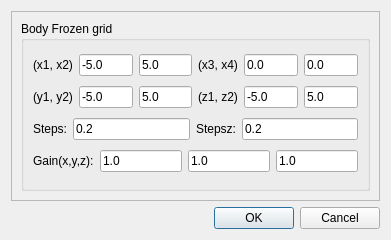
<?xml version="1.0" encoding="UTF-8"?>
<ui version="4.0">
 <class>bodyfrozen</class>
 <widget class="QDialog" name="bodyfrozen">
  <property name="geometry">
   <rect>
    <x>0</x>
    <y>0</y>
    <width>391</width>
    <height>240</height>
   </rect>
  </property>
  <property name="minimumSize">
   <size>
    <width>391</width>
    <height>240</height>
   </size>
  </property>
  <property name="maximumSize">
   <size>
    <width>391</width>
    <height>240</height>
   </size>
  </property>
  <property name="windowTitle">
   <string>Body Frozen grid</string>
  </property>
  <layout class="QVBoxLayout" name="verticalLayout_2">
   <item>
    <widget class="QFrame" name="frameBF">
     <property name="frameShape">
      <enum>QFrame::StyledPanel</enum>
     </property>
     <property name="frameShadow">
      <enum>QFrame::Raised</enum>
     </property>
     <layout class="QVBoxLayout" name="verticalLayout_3">
      <item>
       <widget class="QGroupBox" name="groupBF">
        <property name="enabled">
         <bool>true</bool>
        </property>
        <property name="title">
         <string>Body Frozen grid</string>
        </property>
        <layout class="QVBoxLayout" name="verticalLayout">
         <item>
          <layout class="QHBoxLayout" name="horizontalLayout_2">
           <item>
            <widget class="QLabel" name="labelx1x2">
             <property name="toolTip">
              <string>&lt;html&gt;&lt;head/&gt;&lt;body&gt;&lt;p&gt;rmdx1, rmdx2&lt;/p&gt;&lt;/body&gt;&lt;/html&gt;</string>
             </property>
             <property name="text">
              <string>(x1, x2)</string>
             </property>
            </widget>
           </item>
           <item>
            <widget class="QLineEdit" name="textx1">
             <property name="text">
              <string>-5.0</string>
             </property>
            </widget>
           </item>
           <item>
            <widget class="QLineEdit" name="textx2">
             <property name="text">
              <string>5.0</string>
             </property>
            </widget>
           </item>
           <item>
            <widget class="QLabel" name="labelx3x4">
             <property name="toolTip">
              <string>&lt;html&gt;&lt;head/&gt;&lt;body&gt;&lt;p&gt;rmdfx3, rmdfx4&lt;/p&gt;&lt;/body&gt;&lt;/html&gt;</string>
             </property>
             <property name="text">
              <string>(x3, x4)</string>
             </property>
            </widget>
           </item>
           <item>
            <widget class="QLineEdit" name="textx3">
             <property name="text">
              <string>0.0</string>
             </property>
            </widget>
           </item>
           <item>
            <widget class="QLineEdit" name="textx4">
             <property name="text">
              <string>0.0</string>
             </property>
            </widget>
           </item>
          </layout>
         </item>
         <item>
          <layout class="QHBoxLayout" name="horizontalLayout_3">
           <item>
            <widget class="QLabel" name="labely1y2">
             <property name="toolTip">
              <string>&lt;html&gt;&lt;head/&gt;&lt;body&gt;&lt;p&gt;rmdfy1, rmdfy2&lt;/p&gt;&lt;/body&gt;&lt;/html&gt;</string>
             </property>
             <property name="text">
              <string>(y1, y2)</string>
             </property>
            </widget>
           </item>
           <item>
            <widget class="QLineEdit" name="texty1">
             <property name="text">
              <string>-5.0</string>
             </property>
            </widget>
           </item>
           <item>
            <widget class="QLineEdit" name="texty2">
             <property name="text">
              <string>5.0</string>
             </property>
            </widget>
           </item>
           <item>
            <widget class="QLabel" name="labelz1z2">
             <property name="toolTip">
              <string>&lt;html&gt;&lt;head/&gt;&lt;body&gt;&lt;p&gt;rmdfz1, rmdfz2&lt;/p&gt;&lt;/body&gt;&lt;/html&gt;</string>
             </property>
             <property name="text">
              <string>(z1, z2)</string>
             </property>
            </widget>
           </item>
           <item>
            <widget class="QLineEdit" name="textz1">
             <property name="text">
              <string>-5.0</string>
             </property>
            </widget>
           </item>
           <item>
            <widget class="QLineEdit" name="textz2">
             <property name="text">
              <string>5.0</string>
             </property>
            </widget>
           </item>
          </layout>
         </item>
         <item>
          <layout class="QHBoxLayout" name="horizontalLayout">
           <item>
            <widget class="QLabel" name="labelSteps">
             <property name="toolTip">
              <string>&lt;html&gt;&lt;head/&gt;&lt;body&gt;&lt;p&gt;stepf&lt;/p&gt;&lt;/body&gt;&lt;/html&gt;</string>
             </property>
             <property name="text">
              <string>Steps:</string>
             </property>
            </widget>
           </item>
           <item>
            <widget class="QLineEdit" name="textSteps">
             <property name="text">
              <string>0.2</string>
             </property>
            </widget>
           </item>
           <item>
            <widget class="QLabel" name="labelStepsz">
             <property name="toolTip">
              <string>&lt;html&gt;&lt;head/&gt;&lt;body&gt;&lt;p&gt;stepfz&lt;/p&gt;&lt;/body&gt;&lt;/html&gt;</string>
             </property>
             <property name="text">
              <string>Stepsz:</string>
             </property>
            </widget>
           </item>
           <item>
            <widget class="QLineEdit" name="textStepsz">
             <property name="text">
              <string>0.2</string>
             </property>
            </widget>
           </item>
          </layout>
         </item>
         <item>
          <layout class="QHBoxLayout" name="horizontalLayout_4">
           <item>
            <widget class="QLabel" name="labelGain">
             <property name="toolTip">
              <string>&lt;html&gt;&lt;head/&gt;&lt;body&gt;&lt;p&gt;gainfx, gainfy, gainfz&lt;/p&gt;&lt;/body&gt;&lt;/html&gt;</string>
             </property>
             <property name="text">
              <string>Gain(x,y,z):</string>
             </property>
            </widget>
           </item>
           <item>
            <widget class="QLineEdit" name="textGainx">
             <property name="text">
              <string>1.0</string>
             </property>
            </widget>
           </item>
           <item>
            <widget class="QLineEdit" name="textGainy">
             <property name="text">
              <string>1.0</string>
             </property>
            </widget>
           </item>
           <item>
            <widget class="QLineEdit" name="textGainz">
             <property name="text">
              <string>1.0</string>
             </property>
            </widget>
           </item>
          </layout>
         </item>
        </layout>
       </widget>
      </item>
     </layout>
    </widget>
   </item>
   <item>
    <widget class="QDialogButtonBox" name="buttonBox">
     <property name="orientation">
      <enum>Qt::Horizontal</enum>
     </property>
     <property name="standardButtons">
      <set>QDialogButtonBox::Cancel|QDialogButtonBox::Ok</set>
     </property>
    </widget>
   </item>
  </layout>
 </widget>
 <resources/>
 <connections>
  <connection>
   <sender>buttonBox</sender>
   <signal>accepted()</signal>
   <receiver>bodyfrozen</receiver>
   <slot>accept()</slot>
   <hints>
    <hint type="sourcelabel">
     <x>248</x>
     <y>254</y>
    </hint>
    <hint type="destinationlabel">
     <x>157</x>
     <y>274</y>
    </hint>
   </hints>
  </connection>
  <connection>
   <sender>buttonBox</sender>
   <signal>rejected()</signal>
   <receiver>bodyfrozen</receiver>
   <slot>reject()</slot>
   <hints>
    <hint type="sourcelabel">
     <x>316</x>
     <y>260</y>
    </hint>
    <hint type="destinationlabel">
     <x>286</x>
     <y>274</y>
    </hint>
   </hints>
  </connection>
 </connections>
</ui>
